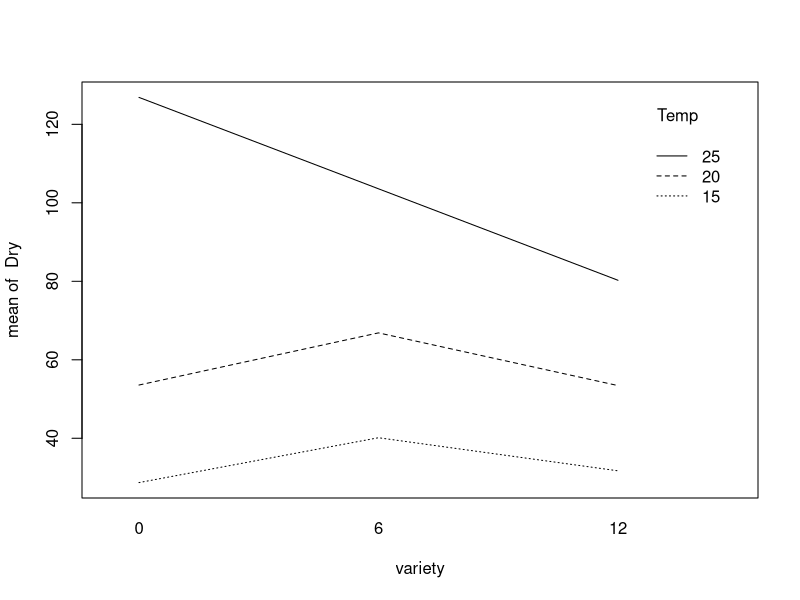
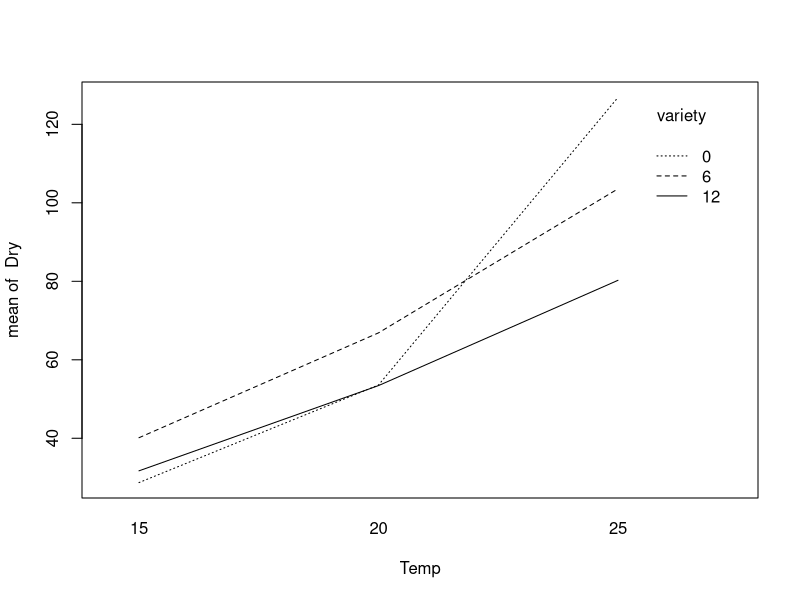

Reproduce these figures in R, in order.
## ---- chunk 1
a <- 5
dfa <- a-1
b <- 3
dfb <- b-1
dfab <- dfa * dfb
nT<- a * b * 6
dfe <- nT - (a * b)
SSA <- 375
SSB <- 462
SSAB <- 38
SST <- 1128
SSE <- SST - SSA - SSB - SSAB
MSA <- SSA / dfa
MSB <- SSB / dfb
MSAB <- SSAB / dfab
MSE <- SSE / dfe
F_A <- MSA / MSE
F_B <- MSB / MSE
F_AB <- MSAB / MSE
P_A <- pf(F_A, dfa, dfe, lower.tail = F)
P_B <- pf(F_B, dfb, dfe, lower.tail = F)
P_AB <- pf(F_AB, dfab, dfe, lower.tail = F)
## ---- chunk 2
a <- 4
b <- 3
n <- 3
nT <- a * b * n
SSE <- 720
dfa <- a - 1
dfb <- b - 1
dfe <- nT - (a * b)
MSE <- SSE / dfe
## ---- chunk 3
SE <- sqrt(2*MSE/(b*n))
SE
qa <- qtukey(1-0.05, a, dfe)/sqrt(2)
qa
MEa <- SE * qa
MEa
## ---- chunk 4
SE <- sqrt(2*MSE/(a*n))
SE
qb <- qtukey(1-0.05, b, dfe)/sqrt(2)
qb
MEb <- SE * qb
MEb
## ---- chunk 5
variety <- factor(rep(c(0, 6, 12), each = 3))
Temp <- factor(rep(c(15, 20, 25), times = 3))
Dry <- c(28.71, 53.57, 126.86, 40.14, 66.86, 103.57, 31.71, 53.43, 80.26)

data <- data.frame(variety, Temp, Dry)

## ---- chunk 6
interaction.plot(variety, Temp, Dry)
interaction.plot(Temp, variety, Dry)
